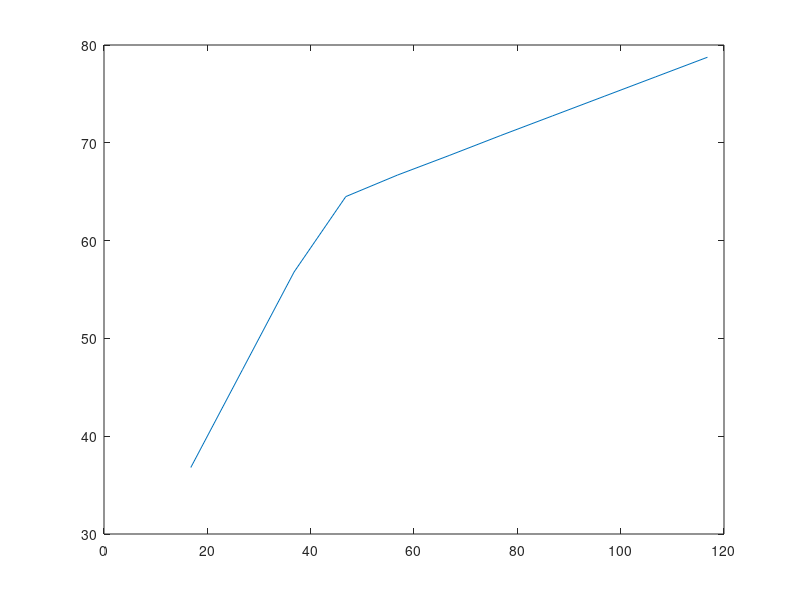

Here is the MATLAB script that generated this plot:
clc;
close all;

%% Dynamic Range compression stuff

input = [16.8 26.8 36.8 46.8 56.8 66.8 76.8 86.8 96.8 106.8 116.8];
output = [36.8 46.8 56.8 64.5 66.7 68.7 70.75 72.75 74.75 76.75 78.75];


figure;
plot(input, output);